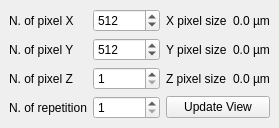
  <widget class="QDockWidget" name="dockWidget_2">
   <property name="features">
    <set>QDockWidget::DockWidgetFeature::DockWidgetFloatable|QDockWidget::DockWidgetFeature::DockWidgetMovable</set>
   </property>
   <property name="windowTitle">
    <string>Spatial settings</string>
   </property>
   <attribute name="dockWidgetArea">
    <number>1</number>
   </attribute>
   <widget class="QWidget" name="dockWidgetContents_2">
    <layout class="QGridLayout" name="gridLayout_6">
     <item row="0" column="0">
      <layout class="QGridLayout" name="gridLayout_5">
       <property name="sizeConstraint">
        <enum>QLayout::SizeConstraint::SetMinimumSize</enum>
       </property>
       <item row="3" column="1">
        <widget class="QSpinBox" name="spinBox_nrepetition">
         <property name="toolTip">
          <string>&lt;html&gt;&lt;head/&gt;&lt;body&gt;&lt;p&gt;Number of repetition&lt;/p&gt;&lt;/body&gt;&lt;/html&gt;</string>
         </property>
         <property name="minimum">
          <number>1</number>
         </property>
         <property name="maximum">
          <number>200000</number>
         </property>
         <property name="value">
          <number>1</number>
         </property>
        </widget>
       </item>
       <item row="1" column="1">
        <widget class="QSpinBox" name="spinBox_ny">
         <property name="toolTip">
          <string>&lt;html&gt;&lt;head/&gt;&lt;body&gt;&lt;p&gt;Number of pixel along Y&lt;/p&gt;&lt;/body&gt;&lt;/html&gt;</string>
         </property>
         <property name="minimum">
          <number>1</number>
         </property>
         <property name="maximum">
          <number>999999999</number>
         </property>
         <property name="value">
          <number>512</number>
         </property>
        </widget>
       </item>
       <item row="1" column="2">
        <widget class="QLabel" name="label_104">
         <property name="text">
          <string>Y pixel size</string>
         </property>
        </widget>
       </item>
       <item row="2" column="0">
        <widget class="QLabel" name="label_nframe">
         <property name="text">
          <string>N. of pixel Z</string>
         </property>
        </widget>
       </item>
       <item row="2" column="1">
        <widget class="QSpinBox" name="spinBox_nframe">
         <property name="toolTip">
          <string>&lt;html&gt;&lt;head/&gt;&lt;body&gt;&lt;p&gt;Number of pixel along Z&lt;/p&gt;&lt;/body&gt;&lt;/html&gt;</string>
         </property>
         <property name="minimum">
          <number>1</number>
         </property>
         <property name="maximum">
          <number>999999999</number>
         </property>
         <property name="value">
          <number>1</number>
         </property>
        </widget>
       </item>
       <item row="1" column="0">
        <widget class="QLabel" name="label_ny">
         <property name="text">
          <string>N. of pixel Y</string>
         </property>
        </widget>
       </item>
       <item row="0" column="0">
        <widget class="QLabel" name="label_nx">
         <property name="text">
          <string>N. of pixel X</string>
         </property>
        </widget>
       </item>
       <item row="0" column="2">
        <widget class="QLabel" name="label_105">
         <property name="text">
          <string>X pixel size</string>
         </property>
        </widget>
       </item>
       <item row="2" column="3">
        <widget class="QLabel" name="label_pixelsize_z">
         <property name="text">
          <string>0.0 µm</string>
         </property>
        </widget>
       </item>
       <item row="0" column="3">
        <widget class="QLabel" name="label_pixelsize_x">
         <property name="text">
          <string>0.0 µm</string>
         </property>
        </widget>
       </item>
       <item row="3" column="0">
        <widget class="QLabel" name="label_nrepetition">
         <property name="text">
          <string>N. of repetition</string>
         </property>
        </widget>
       </item>
       <item row="2" column="2">
        <widget class="QLabel" name="label_101">
         <property name="text">
          <string>Z pixel size</string>
         </property>
        </widget>
       </item>
       <item row="0" column="1">
        <widget class="QSpinBox" name="spinBox_nx">
         <property name="toolTip">
          <string>&lt;html&gt;&lt;head/&gt;&lt;body&gt;&lt;p&gt;Number of pixel along X&lt;/p&gt;&lt;/body&gt;&lt;/html&gt;</string>
         </property>
         <property name="minimum">
          <number>1</number>
         </property>
         <property name="maximum">
          <number>999999999</number>
         </property>
         <property name="value">
          <number>512</number>
         </property>
        </widget>
       </item>
       <item row="1" column="3">
        <widget class="QLabel" name="label_pixelsize_y">
         <property name="text">
          <string>0.0 µm</string>
         </property>
        </widget>
       </item>
       <item row="3" column="2" colspan="2">
        <widget class="QPushButton" name="pushButton_18">
         <property name="toolTip">
          <string>&lt;html&gt;&lt;head/&gt;&lt;body&gt;&lt;p&gt;Use this button each time you modified the number of pixel (X,Y,Z)&lt;/p&gt;&lt;/body&gt;&lt;/html&gt;</string>
         </property>
         <property name="text">
          <string>Update View</string>
         </property>
        </widget>
       </item>
      </layout>
     </item>
    </layout>
   </widget>
  </widget>
